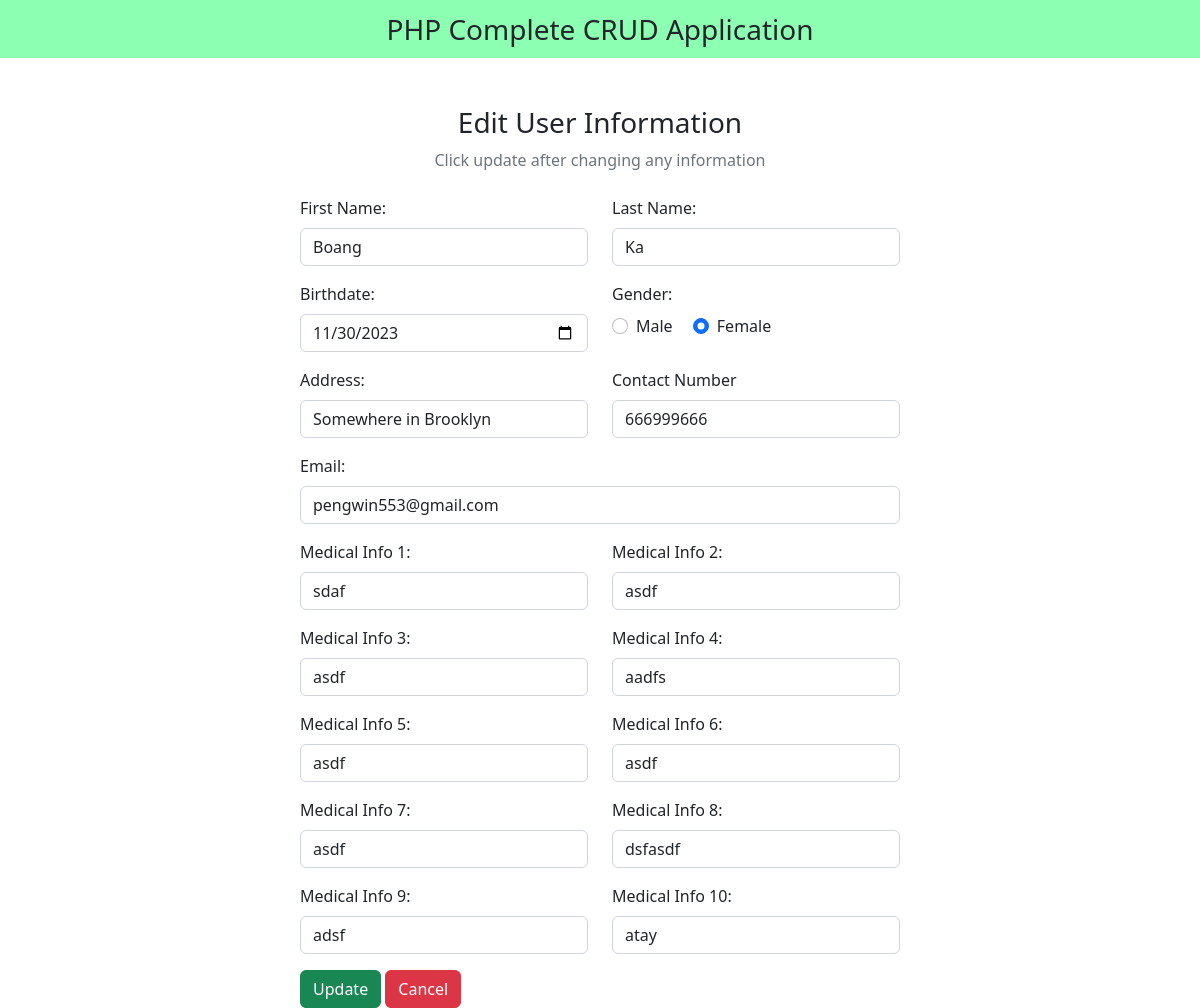
Page /admin-patients-list/edit.php?id=18 on the committed database.
### tables this page shows
CREATE TABLE `patients_table1` (
  `id` int(11) NOT NULL,
  `first_name` varchar(50) NOT NULL,
  `last_name` varchar(50) NOT NULL,
  `birthdate` varchar(50) NOT NULL,
  `gender` varchar(50) NOT NULL,
  `address` varchar(50) NOT NULL,
  `contact_number` varchar(50) NOT NULL,
  `active_gmail` varchar(50) NOT NULL,
  `password` varchar(50) NOT NULL,
  `vkey` varchar(50) NOT NULL,
  `verified` tinyint(50) NOT NULL,
  `create_date` timestamp(6) NOT NULL DEFAULT current_timestamp(6) ON UPDATE current_timestamp(6),
  `med_info_1` varchar(50) NOT NULL,
  `med_info_2` varchar(50) NOT NULL,
  `med_info_3` varchar(50) NOT NULL,
  `med_info_4` varchar(50) NOT NULL,
  `med_info_5` varchar(50) NOT NULL,
  `med_info_6` varchar(50) NOT NULL,
  `med_info_7` varchar(50) NOT NULL,
  `med_info_8` varchar(50) NOT NULL,
  `med_info_9` varchar(50) NOT NULL,
  `med_info_10` varchar(50) NOT NULL
);

### admin-patients-list/edit.php (the view, shortened to what this page needs)
<?php
include "db_conn.php";
$id = $_GET["id"];
?>
<!DOCTYPE html>
<html lang="en">
<head>
  <link href="https://cdn.jsdelivr.net/npm/bootstrap@5.2.3/dist/css/bootstrap.min.css" rel="stylesheet">
  <link rel="stylesheet" href="https://cdnjs.cloudflare.com/ajax/libs/font-awesome/6.4.0/css/all.min.css" />
</head>
<body>
  <nav class="navbar navbar-light justify-content-center fs-3 mb-5" style="background-color: #00ff5573;">
    PHP Complete CRUD Application
  </nav>
  <div class="container">
    <div class="text-center mb-4">
      <h3>Edit User Information</h3>
      <p class="text-muted">Click update after changing any information</p>
    </div>
    <?php
    $sql = "SELECT * FROM `patients_table1` WHERE id = $id LIMIT 1";
    $result = mysqli_query($conn, $sql);
    $row = mysqli_fetch_assoc($result);
    ?>
    <div class="container d-flex justify-content-center">
      <form action="" method="post" style="width:50vw; min-width:300px;">
        <div class="row mb-3">
          <div class="col">
            <label class="form-label">First Name:</label>
            <input type="text" class="form-control" name="first_name" value="<?php echo $row['first_name'] ?>">
          </div>
          <div class="col">
            <label class="form-label">Last Name:</label>
            <input type="text" class="form-control" name="last_name" value="<?php echo $row['last_name'] ?>">
          </div>
        </div>
        <div class="row mb-3">
          <div class="col">
            <label class="form-label">Birthdate:</label>
            <input type="date" class="form-control" name="birthdate" value="<?php echo $row['birthdate'] ?>">
          </div>
          <div class="col">
            <label class="form-label d-block">Gender:</label>
            <div class="form-check form-check-inline">
              <input type="radio" class="form-check-input" name="gender" id="male" value="Male" <?php echo ($row['gender'] == 'Male') ? 'checked' : ''; ?> required>
              <label for="male" class="form-check-label">Male</label>
            </div>
            <div class="form-check form-check-inline">
              <input type="radio" class="form-check-input" name="gender" id="female" value="Female" <?php echo ($row['gender'] == 'Female') ? 'checked' : ''; ?> required>
              <label for="female" class="form-check-label">Female</label>
            </div>
          </div>
        </div>
         <div class="row mb-3">
          <div class="col">
            <label class="form-label">Address:</label>
            <input type="text" class="form-control" name="address" value="<?php echo $row['address'] ?>">
          </div>
          <div class="col">
            <label class="form-label">Contact Number</label>
            <input type="text" class="form-control" name="contact_number" value="<?php echo $row['contact_number'] ?>">
          </div>
        </div>
        <div class="mb-3">
          <label class="form-label">Email:</label>
          <input type="active_gmail" class="form-control" name="active_gmail" value="<?php echo $row['active_gmail'] ?>">
        </div>
        <div class="row mb-3">
          <div class="col">
            <label class="form-label">Medical Info 1:</label>
            <input type="text" class="form-control" name="med_info_1" value="<?php echo $row['med_info_1'] ?>">
          </div>
          <div class="col">
            <label class="form-label">Medical Info 2:</label>
            <input type="text" class="form-control" name="med_info_2" value="<?php echo $row['med_info_2'] ?>">
          </div>
        </div>
         <div class="row mb-3">
          <div class="col">
            <label class="form-label">Medical Info 3:</label>
            <input type="text" class="form-control" name="med_info_3" value="<?php echo $row['med_info_3'] ?>">
          </div>
          <div class="col">
            <label class="form-label">Medical Info 4:</label>
            <input type="text" class="form-control" name="med_info_4" value="<?php echo $row['med_info_4'] ?>">
          </div>
        </div>
         <div class="row mb-3">
          <div class="col">
            <label class="form-label">Medical Info 5:</label>
            <input type="text" class="form-control" name="med_info_5" value="<?php echo $row['med_info_5'] ?>">
          </div>
          <div class="col">
            <label class="form-label">Medical Info 6:</label>
            <input type="text" class="form-control" name="med_info_6" value="<?php echo $row['med_info_6'] ?>">
          </div>
        </div>
         <div class="row mb-3">
          <div class="col">
            <label class="form-label">Medical Info 7:</label>
            <input type="text" class="form-control" name="med_info_7" value="<?php echo $row['med_info_7'] ?>">
          </div>
          <div class="col">
            <label class="form-label">Medical Info 8:</label>
            <input type="text" class="form-control" name="med_info_8" value="<?php echo $row['med_info_8'] ?>">
          </div>
        </div>
         <div class="row mb-3">
          <div class="col">
            <label class="form-label">Medical Info 9:</label>
            <input type="text" class="form-control" name="med_info_9" value="<?php echo $row['med_info_9'] ?>">
          </div>
          <div class="col">
            <label class="form-label">Medical Info 10:</label>
            <input type="text" class="form-control" name="med_info_10" value="<?php echo $row['med_info_10'] ?>">
          </div>
        </div>
        <div>
          <button type="submit" class="btn btn-success" name="submit">Update</button>
          <a href="index.php" class="btn btn-danger">Cancel</a>
        </div>
      </form>
    </div>
  </div>
</body>
</html>

### rows in the picture
patients_table1: first_name "Boang", last_name "Ka", birthdate "11/30/2023", gender "☐ Male", gender "☑ Female", address "Somewhere in Brooklyn", contact_number "666999666", active_gmail "pengwin553@gmail.com", med_info_1 "sdaf", med_info_2 "asdf", med_info_3 "asdf", med_info_4 "aadfs", med_info_5 "asdf", med_info_6 "asdf", med_info_7 "asdf", med_info_8 "dsfasdf", med_info_9 "adsf", med_info_10 "atay"
